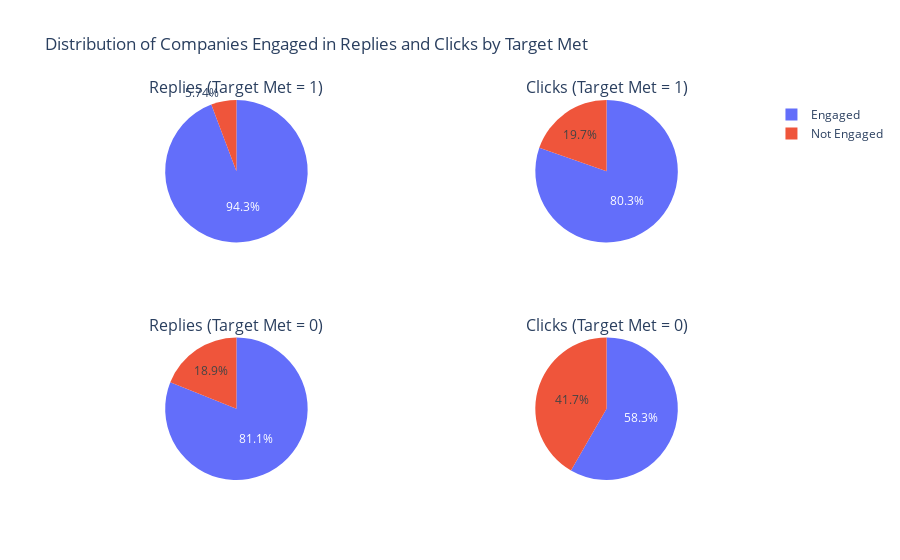

The code cell stored with this chart in its notebook:
### Code cell
import pandas as pd
import plotly.graph_objects as go
from plotly.subplots import make_subplots

# Calculate the number of unique companies
total_companies = len(train['id_number'].unique())

# Group by id_number and calculate engaged companies
def calculate_engagement_counts(df):
    num_companies_replied = (df['reply_count'] > 0).sum()
    num_companies_clicked = (df['click_count'] > 0).sum()
    return num_companies_replied, num_companies_clicked

# Calculate engagement counts for target_met = 1
data_target_1 = train[train['target_met'] == 1]
num_companies_replied_1, num_companies_clicked_1 = calculate_engagement_counts(data_target_1)
total_companies_1 = len(data_target_1)

# Calculate engagement counts for target_met = 0
data_target_0 = train[train['target_met'] == 0]
num_companies_replied_0, num_companies_clicked_0 = calculate_engagement_counts(data_target_0)
total_companies_0 = len(data_target_0)

# Data for pie charts
labels = ['Engaged', 'Not Engaged']
values_replies_1 = [num_companies_replied_1, total_companies_1 - num_companies_replied_1]
values_clicks_1 = [num_companies_clicked_1, total_companies_1 - num_companies_clicked_1]
values_replies_0 = [num_companies_replied_0, total_companies_0 - num_companies_replied_0]
values_clicks_0 = [num_companies_clicked_0, total_companies_0 - num_companies_clicked_0]

# Create subplots for pie charts
fig = make_subplots(rows=2, cols=2, specs=[[{'type': 'domain'}, {'type': 'domain'}], [{'type': 'domain'}, {'type': 'domain'}]],
                    subplot_titles=['Replies (Target Met = 1)', 'Clicks (Target Met = 1)', 'Replies (Target Met = 0)', 'Clicks (Target Met = 0)'])

# Add pie charts for target_met = 1
fig.add_trace(go.Pie(labels=labels, values=values_replies_1, name="Replies (Target Met = 1)"), row=1, col=1)
fig.add_trace(go.Pie(labels=labels, values=values_clicks_1, name="Clicks (Target Met = 1)"), row=1, col=2)

# Add pie charts for target_met = 0
fig.add_trace(go.Pie(labels=labels, values=values_replies_0, name="Replies (Target Met = 0)"), row=2, col=1)
fig.add_trace(go.Pie(labels=labels, values=values_clicks_0, name="Clicks (Target Met = 0)"), row=2, col=2)

# Update layout
fig.update_layout(title_text="Distribution of Companies Engaged in Replies and Clicks by Target Met")

# Show the plot
fig.show()

### Figure 1 — Plotly figure (JSON) as saved in the notebook; plotly's stock layout.template omitted (floating-point values rounded to 4 significant figures)
{"data": [{"domain": {"x": [0, 0.45], "y": [0.625, 1]}, "labels": ["Engaged", "Not Engaged"], "name": "Replies (Target Met = 1)", "type": "pie", "values": [115, 7]}, {"domain": {"x": [0.55, 1], "y": [0.625, 1]}, "labels": ["Engaged", "Not Engaged"], "name": "Clicks (Target Met = 1)", "type": "pie", "values": [98, 24]}, {"domain": {"x": [0, 0.45], "y": [0, 0.375]}, "labels": ["Engaged", "Not Engaged"], "name": "Replies (Target Met = 0)", "type": "pie", "values": [107, 25]}, {"domain": {"x": [0.55, 1], "y": [0, 0.375]}, "labels": ["Engaged", "Not Engaged"], "name": "Clicks (Target Met = 0)", "type": "pie", "values": [77, 55]}], "layout": {"annotations": [{"font": {"size": 16}, "showarrow": false, "text": "Replies (Target Met = 1)", "x": 0.225, "xanchor": "center", "xref": "paper", "y": 1, "yanchor": "bottom", "yref": "paper"}, {"font": {"size": 16}, "showarrow": false, "text": "Clicks (Target Met = 1)", "x": 0.775, "xanchor": "center", "xref": "paper", "y": 1, "yanchor": "bottom", "yref": "paper"}, {"font": {"size": 16}, "showarrow": false, "text": "Replies (Target Met = 0)", "x": 0.225, "xanchor": "center", "xref": "paper", "y": 0.375, "yanchor": "bottom", "yref": "paper"}, {"font": {"size": 16}, "showarrow": false, "text": "Clicks (Target Met = 0)", "x": 0.775, "xanchor": "center", "xref": "paper", "y": 0.375, "yanchor": "bottom", "yref": "paper"}], "title": {"text": "Distribution of Companies Engaged in Replies and Clicks by Target Met"}}}
